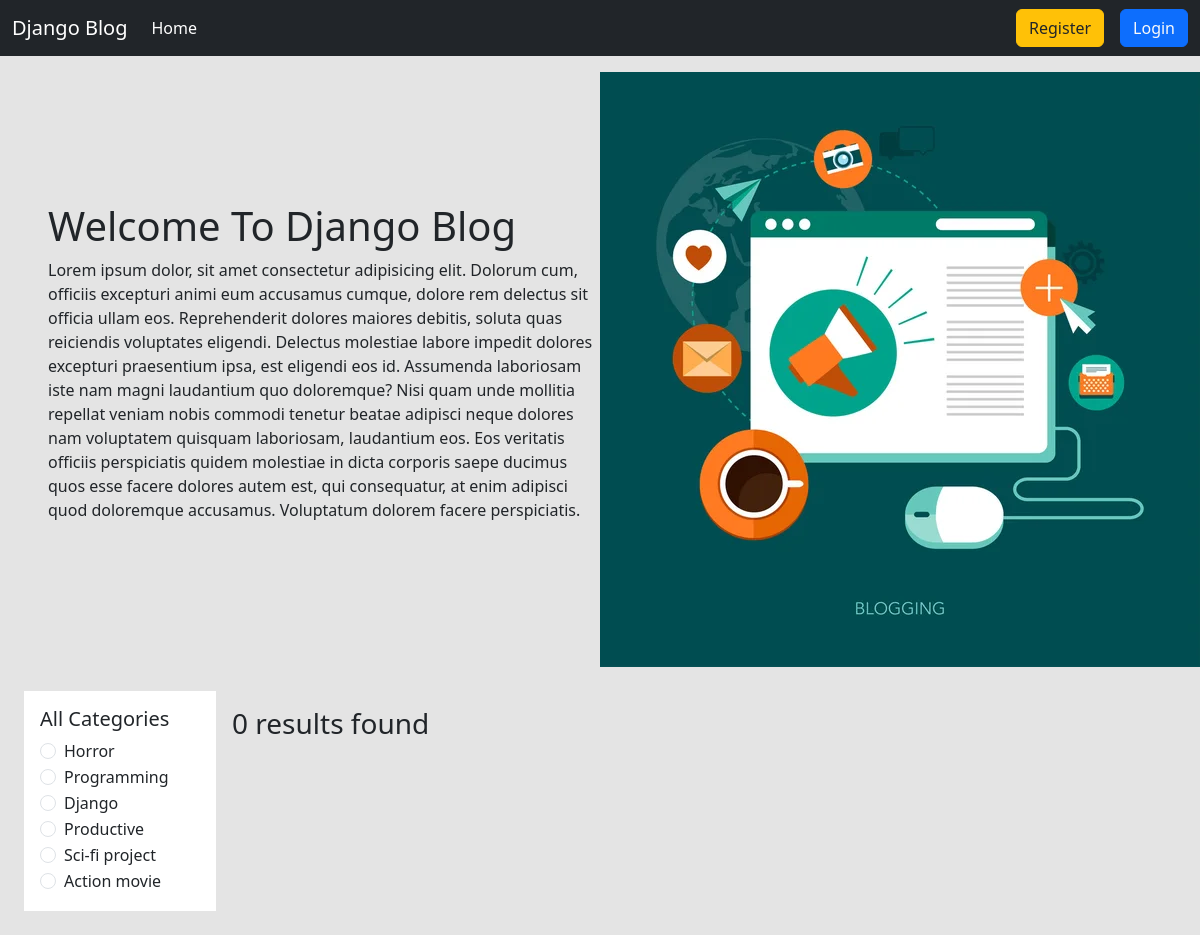
The page /category/horror/ on the database its author committed.
### categories/models.py (models this page shows, shortened)
class Category(models.Model):
    name = models.CharField(max_length=100)
    slug = models.SlugField(max_length=100, null=True, blank=True)

### blog_project/views.py (the view)
# urls.py: 2. Add a URL to urlpatterns:  path('', views.home, name='home')
def home(request, category_slug=None):
    data = Post.objects.all()
    if category_slug is not None:
        category = Category.objects.get(slug=category_slug)
        data = Post.objects.filter(category=category)
    categories = Category.objects.all()
    return render(request, 'home.html', {'data': data, 'categories': categories})

### templates/home.html (shortened to what this page needs)
{% extends 'base.html' %}
{% load static %}
{% block content %}
  <div class="d-flex flex-wrap px-5 pt-3 align-items-center">
    <div class="col-6">
      <h1>Welcome To Django Blog</h1>
      <p>Lorem ipsum dolor, sit amet consectetur adipisicing elit. Dolorum cum, officiis excepturi animi eum accusamus cumque, dolore rem delectus sit officia ullam eos. Reprehenderit dolores maiores debitis, soluta quas reiciendis voluptates eligendi. Delectus molestiae labore impedit dolores excepturi praesentium ipsa, est eligendi eos id. Assumenda laboriosam iste nam magni laudantium quo doloremque? Nisi quam unde mollitia repellat veniam nobis commodi tenetur beatae adipisci neque dolores nam voluptatem quisquam laboriosam, laudantium eos. Eos veritatis officiis perspiciatis quidem molestiae in dicta corporis saepe ducimus quos esse facere dolores autem est, qui consequatur, at enim adipisci quod doloremque accusamus. Voluptatum dolorem facere perspiciatis.</p>
    </div>
    <div class="col-6">
      <img src="{% static 'home.jpg' %}" />
    </div>
  </div>
  <div class="d-flex flex-wrap p-4">
    <div class="col-2 bg-white p-3">
      <h5>All Categories</h5>
      {% for category in categories %}
        <div class="form-check">
          <input class="form-check-input" type="radio" name="category" id="{{ category.id }}" />
          <label class="form-check-label" for="{{ category.id }}"><a href="{% url 'category_wise_post' category.slug %}" class="text-decoration-none text-dark">{{ category.name }}</a></label>
        </div>
      {% endfor %}
    </div>
    <div class="col-10 p-3">
      <h3>{{ data|length }} results found</h3>
      <div class="d-flex flex-wrap pt-5">
      </div>
    </div>
  </div>
{% endblock %}

### rows shown on the page
Category: name "Horror"
Category: name "Programming"
Category: name "Django"
Category: name "Productive"
Category: name "Sci-fi project"
Category: name "Action movie"

### other values the page prints
{{ data|length }} "0"
